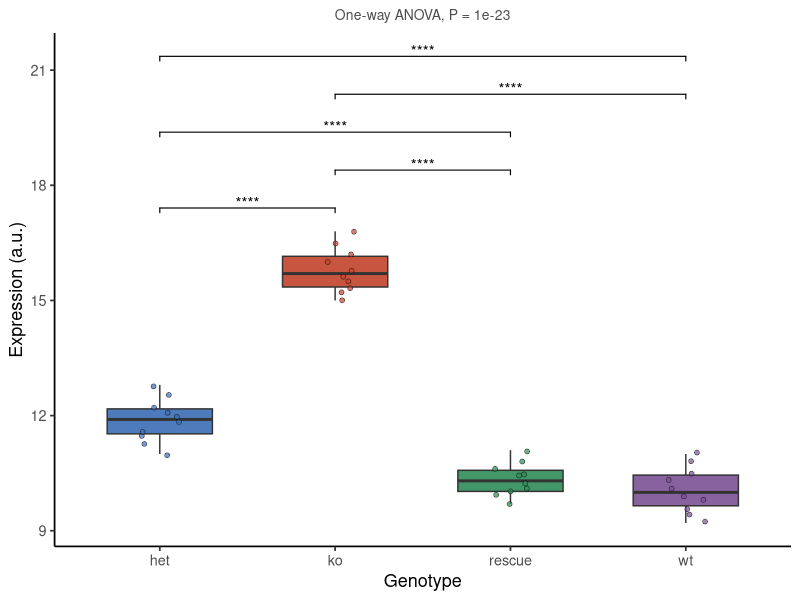

This figure's R source:
#!/usr/bin/env Rscript
# Standalone reproduction. Run inside the pinned pubready container
# (see REPRODUCE.md) from this bundle folder.
suppressPackageStartupMessages({
  library(ggplot2); library(ggpubr); library(rstatix); library(readr)
})

df <- as.data.frame(read_csv("input_expression.csv", show_col_types = FALSE))
df[["genotype"]] <- factor(df[["genotype"]])
df[["expression"]] <- as.numeric(df[["expression"]])

ph <- rstatix::tukey_hsd(df, expression ~ genotype)
ph$group1 <- as.character(ph$group1); ph$group2 <- as.character(ph$group2)
sig <- ph[which(ph$p.adj < 0.05), , drop = FALSE]

omni <- as.data.frame(rstatix::anova_test(df, expression ~ genotype))
subtitle_txt <- paste0("One-way ANOVA, P = ", formatC(omni$p[1], format = "g", digits = 2))

p <- ggplot(df, aes(x = .data[["genotype"]], y = .data[["expression"]])) +
  geom_boxplot(aes(fill = .data[["genotype"]]), width = 0.6, outlier.shape = NA, alpha = 0.9) +
  geom_jitter(aes(fill = .data[["genotype"]]), width = 0.12, size = 1.5, alpha = 0.7, shape = 21, stroke = 0.3) +
  scale_fill_manual(values = c("#3B6DB3", "#C1432B", "#2E8B57", "#7A5195")) +
  labs(x = "Genotype", y = "Expression (a.u.)", subtitle = subtitle_txt) +
  theme_classic(base_size = 13) +
  theme(legend.position = "none",
        plot.subtitle = element_text(hjust = 0.5, size = 10, colour = "grey30"))
if (nrow(sig) > 0) {
  ymax <- max(df[["expression"]], na.rm = TRUE); rng <- diff(range(df[["expression"]], na.rm = TRUE))
  if (!is.finite(rng) || rng == 0) rng <- max(abs(ymax), 1)
  lv <- levels(df[["genotype"]]); i1 <- match(sig$group1, lv); i2 <- match(sig$group2, lv)
  sig <- sig[order(abs(i2 - i1), pmin(i1, i2)), , drop = FALSE]
  sig$y.position <- ymax + rng * (0.08 + 0.13 * (seq_len(nrow(sig)) - 1))
  sig$lab <- sig$p.adj.signif
  p <- p + stat_pvalue_manual(sig, label = "lab", tip.length = 0.01, bracket.size = 0.4)
}

ggsave("figure_expression_anova.pdf", p, width = 5.4, height = 4.2)
cat("Reproduced figure.\n")
